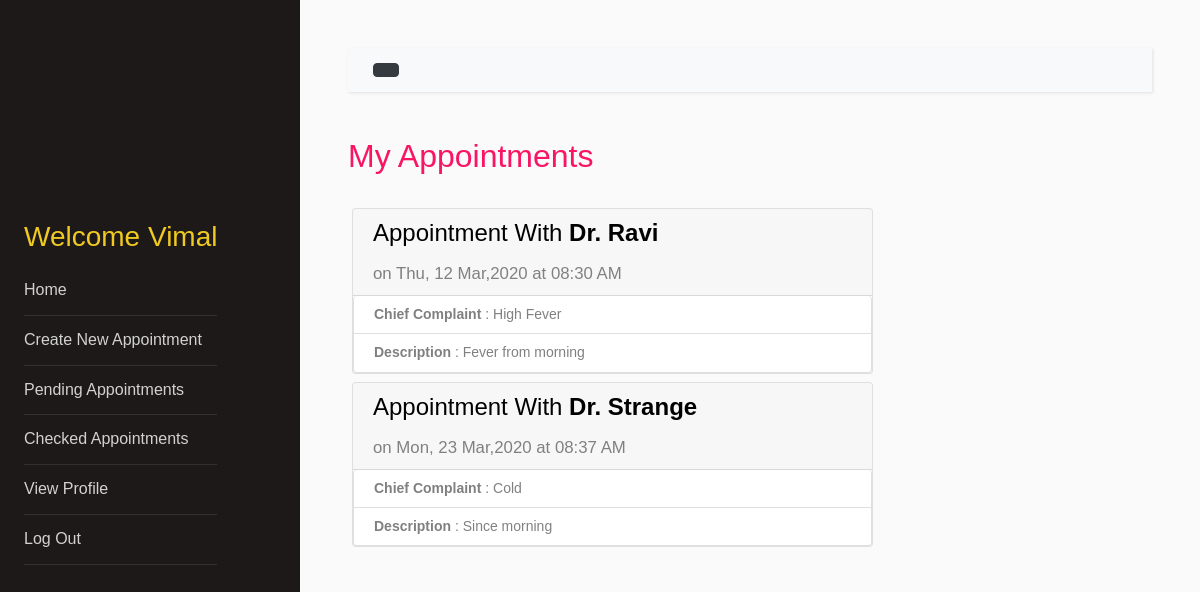
Page /patient/ (signed in) on the committed database.
### patient/models.py (models this page shows)
class Patient(models.Model):
	email_id=models.EmailField(primary_key=True,max_length=30)
	password=models.CharField(max_length=20)
	name=models.CharField(max_length=30)
	gender=models.CharField(max_length=7)
	address=models.CharField(max_length=50)
	img_url=models.CharField(max_length=50)
	phoneno=models.IntegerField()
	birthdate=models.DateField('date of birth')

class PatientComplaint(models.Model):
	case_id=models.AutoField(primary_key=True)
	p_email=models.ForeignKey(Patient,on_delete=models.CASCADE)
	d_email=models.ForeignKey(Doctor,on_delete=models.CASCADE)
	chief_complaint=models.CharField(max_length=30)
	description=models.CharField(max_length=50)
	appointmentdate=models.DateTimeField(max_length=30)
	prescription=models.CharField(max_length=80)
	status=models.CharField(max_length=20)

### doctor/models.py (models this page shows)
class Doctor(models.Model):
	email_id=models.CharField(primary_key=True,max_length=30)
	password=models.CharField(max_length=20)
	name=models.CharField(max_length=30)
	gender=models.CharField(max_length=7)
	img_url=models.CharField(max_length=50)
	typeofdoctor=models.CharField(max_length=20)
	degree=models.CharField(max_length=30)
	hospital_address=models.CharField(max_length=50)
	phoneno=models.IntegerField()
	birthdate=models.DateField('date of birth')

### patient/views.py (the view)
# urls.py: path('',views.PatientHome.as_view(),name='patienthome'),
class PatientHome(generic.ListView):
    template_name = 'patient/view_patienthome.html'
    context_object_name = 'confirmed_appointment_list'
    def get_queryset(self):
        email=self.request.session.get('email')
        return PatientComplaint.objects.filter(p_email=email,status='confirmed')

### doctor/context_processors.py (called while the page is built)
def getDoctorInfo(request):
	email=request.session.get('email')
	if(email is None):
		return {}
	try:
		d=Doctor.objects.get(email_id=email)
		return {'doctor_info':d}
	except Doctor.DoesNotExist:
		return {}

### patient/context_processors.py (called while the page is built)
def getPatientInfo(request):
	email=request.session.get('email')
	if(email is None):
		return {}
	try:
		p=Patient.objects.get(email_id=email)
		return {'patient_info':p}
	except Patient.DoesNotExist:
		return {}

### templates/patient/view_patienthome.html (shortened to what this page needs)
{% load static %}
<html lang="en">
    <head>
        <link rel="stylesheet" href="{% static 'css/bootstrap.min.css' %}">
        <link rel="stylesheet" href="{% static 'js/style.css' %}">
    </head>
    <body>
        {% include 'patient/_header.html' %}
        <h2 class="mb-4" style="color: #f71564">My Appointments</h2>
        {%for appointment in confirmed_appointment_list%}
                <div class="row" style="padding: 4px">
                    <div class="col-sm-8">
                        <div class="card" style="max-width:800px">
                            <div class="card-header" style="padding:6px 16px 6px 20px">
                                <h4>Appointment With
                                    <b>Dr. {{appointment.d_email.name}}</b>
                                </h4>
                                <small  style="font-size: larger;">
                                    on {{appointment.appointmentdate|date:"D, d M,Y \\a\\t h:i A"}}
                                </small>
                            </div>
                            <ul class="list-group">
                                <li class="list-group-item" style="padding:6px 16px 6px 20px">
                                    <strong>Chief Complaint</strong> : {{appointment.chief_complaint}}
                                </li>
                                <li class="list-group-item" style="padding:6px 16px 6px 20px">
                                    <strong>Description</strong> :  {{appointment.description}}
                                </li>
                            </ul>
                        </div>
                    </div>
                </div>
        {%endfor%}
        {% include 'patient/_footer.html' %}
    </body>
</html>

### templates/patient/_header.html (shortened to what this page needs)
{% load static %}
<div class="wrapper d-flex align-items-stretch">
    <nav id="sidebar">
        <div class="p-4 pt-5" style="position: fixed;">
            <a href="#" class="img logo rounded-circle mb-5"
            style="background-image: url({% static patient_info.img_url %});"></a>
            <h3 style="color: #f0ca21">Welcome {{patient_info.name.split.0}} </h3>
            <ul class="list-unstyled components mb-5">
                <li class="nav-item "><a href="{% url 'patient:patienthome'%}" class="">Home</a></li>
                <li class="nav-item"><a href="{% url 'patient:createnewappointment'%}">Create New Appointment</a></li>
                <li class="nav-item"><a href="{% url 'patient:pendingappointments'%}">Pending Appointments</a></li>
                <li class="nav-item"><a href="{% url 'patient:checkedappointments'%}">Checked Appointments</a></li>
                <li class="nav-item"><a href="{% url 'patient:patientprofile'%}">View Profile</a></li>
                <li class="nav-item"><a href="{% url 'loginApp:logout'%}">Log Out</a></li>
            </ul>
        </div>
    </nav>
    <div id="content" class="p-4 p-md-5">
        <nav class="navbar navbar-expand-lg navbar-light bg-light">
            <div class="container-fluid">
                <button type="button" id="sidebarCollapse" class="btn btn-dark">
                </button>
            </div>
        </nav>

### rows in the picture
Patient: name.split.0 "Vimal"
PatientComplaint: d_email.name "Ravi", appointmentdate "Thu, 12 Mar,2020 at 08:30 AM", chief_complaint "High Fever", description "Fever from morning"
PatientComplaint: d_email.name "Strange", appointmentdate "Mon, 23 Mar,2020 at 08:37 AM", chief_complaint "Cold", description "Since morning"
